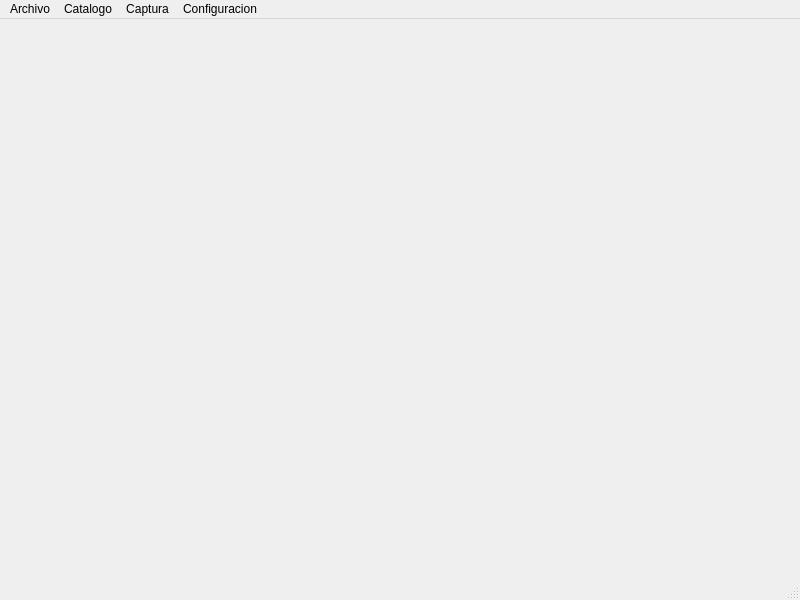
<?xml version="1.0" encoding="UTF-8"?>
<ui version="4.0">
 <class>MainWindow</class>
 <widget class="QMainWindow" name="MainWindow">
  <property name="geometry">
   <rect>
    <x>0</x>
    <y>0</y>
    <width>800</width>
    <height>600</height>
   </rect>
  </property>
  <property name="windowTitle">
   <string>MainWindow</string>
  </property>
  <widget class="QWidget" name="centralwidget"/>
  <widget class="QMenuBar" name="menubar">
   <property name="geometry">
    <rect>
     <x>0</x>
     <y>0</y>
     <width>800</width>
     <height>21</height>
    </rect>
   </property>
   <widget class="QMenu" name="menuTest">
    <property name="title">
     <string>Archivo</string>
    </property>
    <addaction name="actionMore_tes"/>
    <addaction name="separator"/>
   </widget>
   <widget class="QMenu" name="menuCatalogo">
    <property name="title">
     <string>Catalogo</string>
    </property>
    <addaction name="actionCargar_Catalogo"/>
   </widget>
   <widget class="QMenu" name="menuConfiguracion">
    <property name="title">
     <string>Configuracion</string>
    </property>
   </widget>
   <widget class="QMenu" name="menuCaptura">
    <property name="title">
     <string>Captura</string>
    </property>
    <addaction name="actionCaptura_de_articulos"/>
   </widget>
   <addaction name="menuTest"/>
   <addaction name="menuCatalogo"/>
   <addaction name="menuCaptura"/>
   <addaction name="menuConfiguracion"/>
  </widget>
  <widget class="QStatusBar" name="statusbar"/>
  <action name="actionMore_tes">
   <property name="text">
    <string>Abrir Sesion</string>
   </property>
  </action>
  <action name="actionCargar_Catalogo">
   <property name="text">
    <string>Cargar Catalogo</string>
   </property>
  </action>
  <action name="actionCaptura_de_articulos">
   <property name="text">
    <string>Captura de articulos</string>
   </property>
  </action>
  <action name="actionCargar_Catalogo_2">
   <property name="text">
    <string>Cargar Catalogo</string>
   </property>
  </action>
 </widget>
 <resources/>
 <connections>
  <connection>
   <sender>actionCargar_Catalogo</sender>
   <signal>changed()</signal>
   <receiver>MainWindow</receiver>
   <slot>close()</slot>
   <hints>
    <hint type="sourcelabel">
     <x>-1</x>
     <y>-1</y>
    </hint>
    <hint type="destinationlabel">
     <x>399</x>
     <y>299</y>
    </hint>
   </hints>
  </connection>
  <connection>
   <sender>actionMore_tes</sender>
   <signal>changed()</signal>
   <receiver>centralwidget</receiver>
   <slot>deleteLater()</slot>
   <hints>
    <hint type="sourcelabel">
     <x>273</x>
     <y>54</y>
    </hint>
    <hint type="destinationlabel">
     <x>399</x>
     <y>300</y>
    </hint>
   </hints>
  </connection>
 </connections>
</ui>
